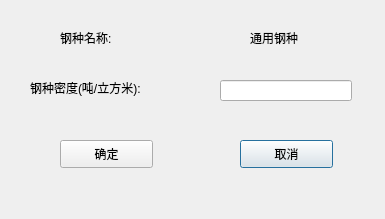
<?xml version="1.0" encoding="UTF-8"?>
<ui version="4.0">
 <class>Dialog</class>
 <widget class="QDialog" name="Dialog">
  <property name="geometry">
   <rect>
    <x>0</x>
    <y>0</y>
    <width>385</width>
    <height>219</height>
   </rect>
  </property>
  <property name="windowTitle">
   <string>Dialog</string>
  </property>
  <widget class="QPushButton" name="Btn_No">
   <property name="geometry">
    <rect>
     <x>240</x>
     <y>140</y>
     <width>93</width>
     <height>28</height>
    </rect>
   </property>
   <property name="text">
    <string>取消</string>
   </property>
  </widget>
  <widget class="QLineEdit" name="Lne_steelDensity">
   <property name="geometry">
    <rect>
     <x>220</x>
     <y>80</y>
     <width>132</width>
     <height>21</height>
    </rect>
   </property>
  </widget>
  <widget class="QLabel" name="Lab_showSteelTypeDensity">
   <property name="geometry">
    <rect>
     <x>30</x>
     <y>80</y>
     <width>151</width>
     <height>16</height>
    </rect>
   </property>
   <property name="text">
    <string>钢种密度(吨/立方米):</string>
   </property>
   <property name="buddy">
    <cstring>Lne_steelDensity</cstring>
   </property>
  </widget>
  <widget class="QPushButton" name="Btn_Yes">
   <property name="geometry">
    <rect>
     <x>60</x>
     <y>140</y>
     <width>93</width>
     <height>28</height>
    </rect>
   </property>
   <property name="text">
    <string>确定</string>
   </property>
  </widget>
  <widget class="QLabel" name="Lab_showSteelType">
   <property name="geometry">
    <rect>
     <x>60</x>
     <y>30</y>
     <width>72</width>
     <height>15</height>
    </rect>
   </property>
   <property name="text">
    <string>钢种名称:</string>
   </property>
  </widget>
  <widget class="QLabel" name="Lab_showSteelTypename">
   <property name="geometry">
    <rect>
     <x>250</x>
     <y>30</y>
     <width>72</width>
     <height>15</height>
    </rect>
   </property>
   <property name="text">
    <string>通用钢种</string>
   </property>
  </widget>
 </widget>
 <resources/>
 <connections/>
</ui>
